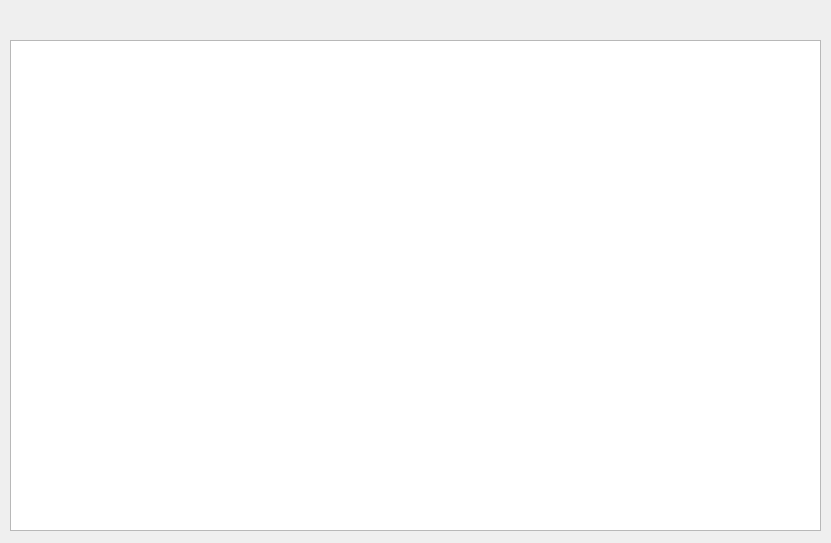
<?xml version="1.0" encoding="UTF-8"?>
<ui version="4.0">
 <class>GenreList</class>
 <widget class="QDialog" name="GenreList">
  <property name="geometry">
   <rect>
    <x>0</x>
    <y>0</y>
    <width>831</width>
    <height>543</height>
   </rect>
  </property>
  <property name="windowTitle">
   <string>Dialog</string>
  </property>
  <widget class="QTableWidget" name="twGenreList">
   <property name="geometry">
    <rect>
     <x>10</x>
     <y>40</y>
     <width>811</width>
     <height>491</height>
    </rect>
   </property>
   <attribute name="horizontalHeaderVisible">
    <bool>false</bool>
   </attribute>
   <attribute name="verticalHeaderVisible">
    <bool>false</bool>
   </attribute>
  </widget>
 </widget>
 <resources/>
 <connections/>
</ui>
